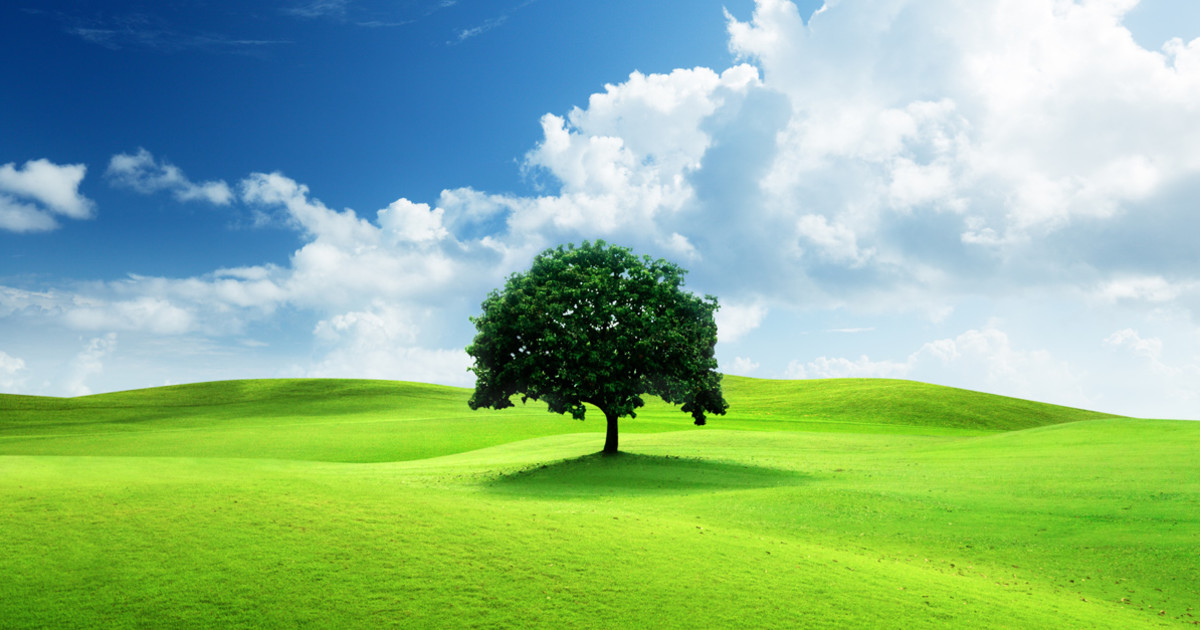
#> input picture nature.jpg, 1200 x 630 px, found by its file name
$ python 17.py
#> lines starting #> are read from the running program, lines starting #| are printed output that depends on the picture
import cv2
import numpy as np
import matplotlib.pyplot as plt

def equalize_histogram(image):

    return cv2.equalizeHist(image)

def plot_histogram(image, title):

    plt.hist(image.ravel(), 256, [0, 256])
    plt.title(title)
    plt.xlabel('Pixel Value')
    plt.ylabel('Frequency')

def main():
    # Load the image
    image_path = 'P:\\PCA2_10071023015\\nature.jpg'  # Change this to your image file path
    image = cv2.imread(image_path, cv2.IMREAD_GRAYSCALE)
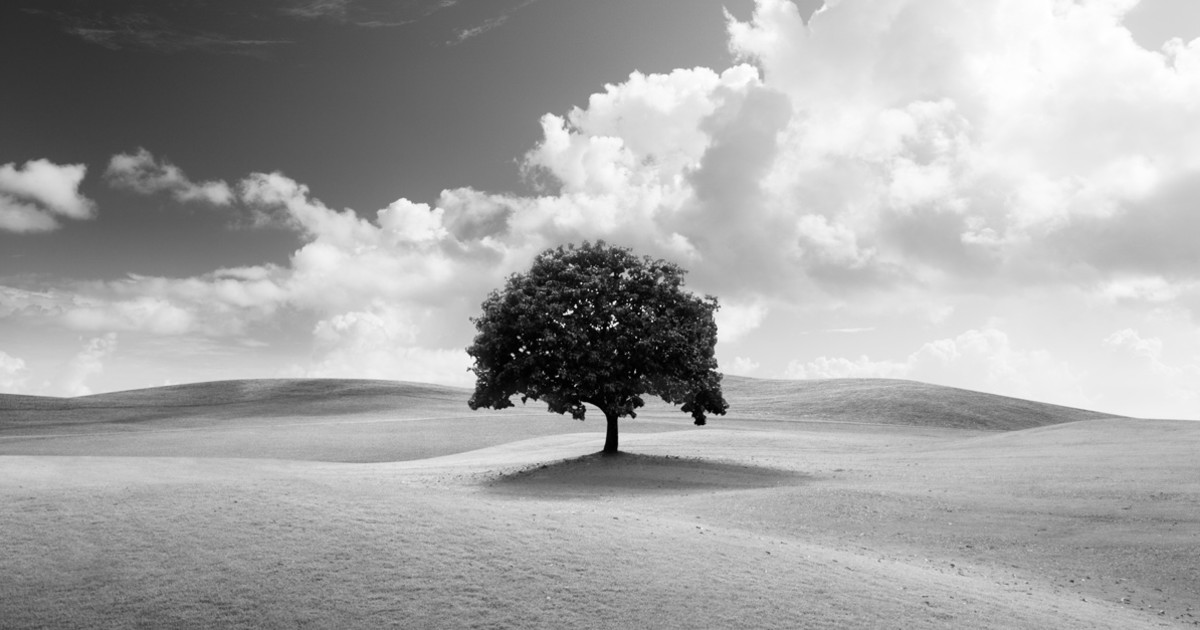
#> image: shape (630, 1200); min 0, max 255, mean 165.3

    if image is None:
        print(f"Error loading image from path: {image_path}")
        return

    # Perform histogram equalization
    equalized_image = equalize_histogram(image)
#> in equalize_histogram, `return cv2.equalizeHist(image)`:
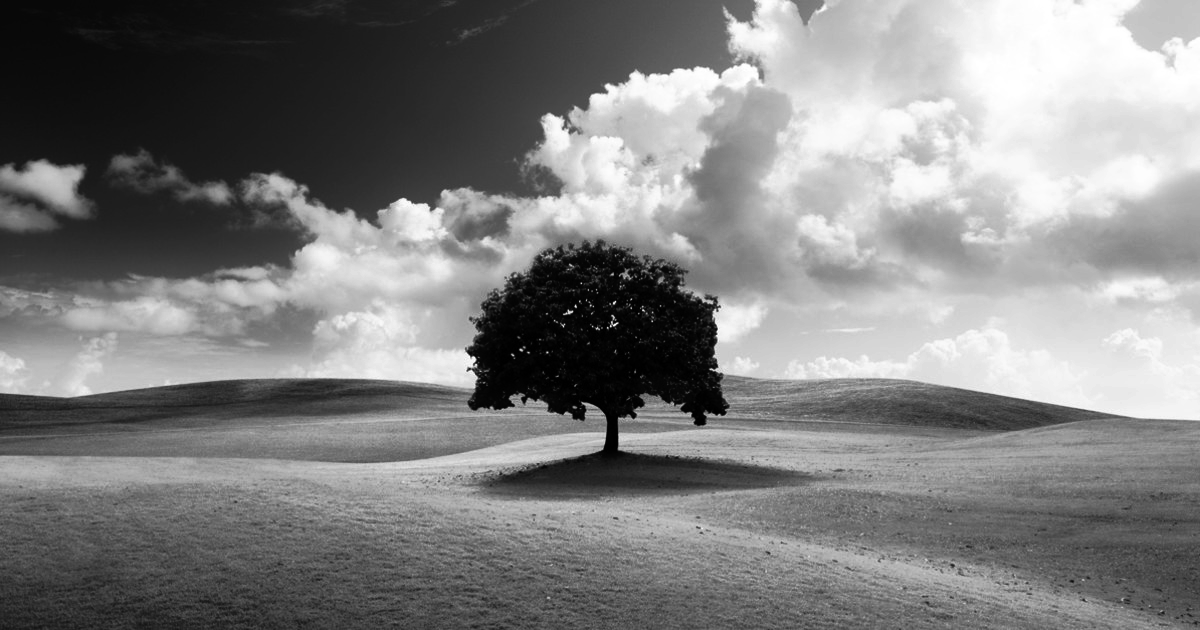
#> returned value: shape (630, 1200); min 0, max 255, mean 128.1

    # Display original and equalized images
    plt.figure(figsize=(12, 6))

    plt.subplot(2, 2, 1)
    plt.imshow(image, cmap='gray')
    plt.title('Original Image')
    plt.axis('off')

    plt.subplot(2, 2, 2)
    plt.imshow(equalized_image, cmap='gray')
    plt.title('Equalized Image')
    plt.axis('off')

    # Plot histograms
    plt.subplot(2, 2, 3)
    plot_histogram(image, 'Original Histogram')

    plt.subplot(2, 2, 4)
    plot_histogram(equalized_image, 'Equalized Histogram')

    plt.tight_layout()
    plt.show()
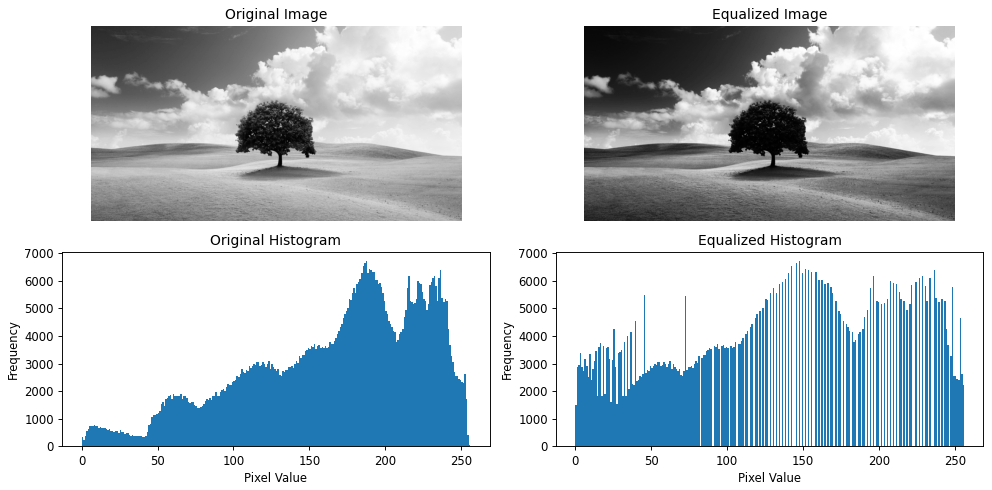
#> figure drawn by matplotlib, 4 panels; panel 3: tallest bar 6705 high, from x = 187 to 188; panel 4: tallest bar 6705 high, from x = 147 to 148

if __name__ == "__main__":
    main()

$ run again, with image.jpg copied over nature.jpg
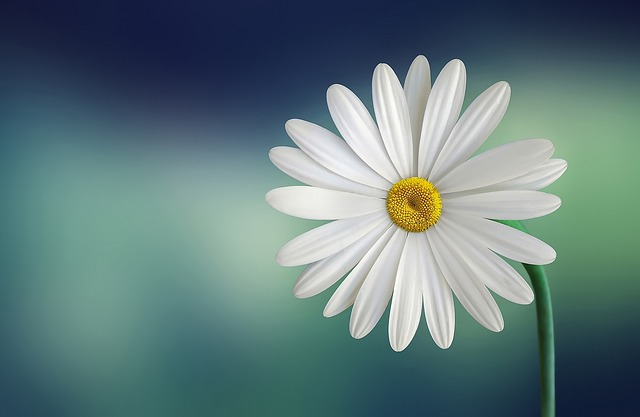
#> input picture image.jpg, 640 x 417 px, found by its file name
#> in equalize_histogram, `return cv2.equalizeHist(image)`:
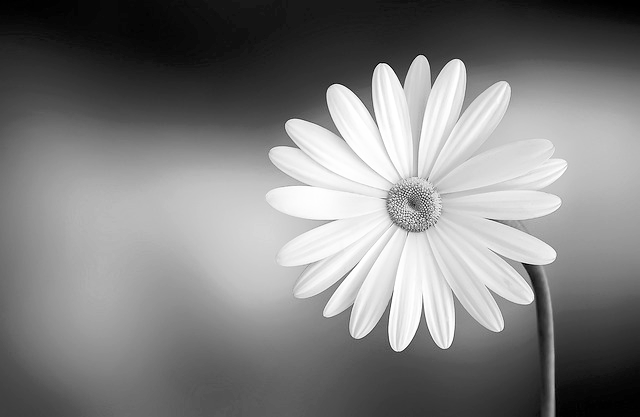
#> returned value: shape (417, 640); min 0, max 255, mean 128.2
#> in main, `plt.show()`:
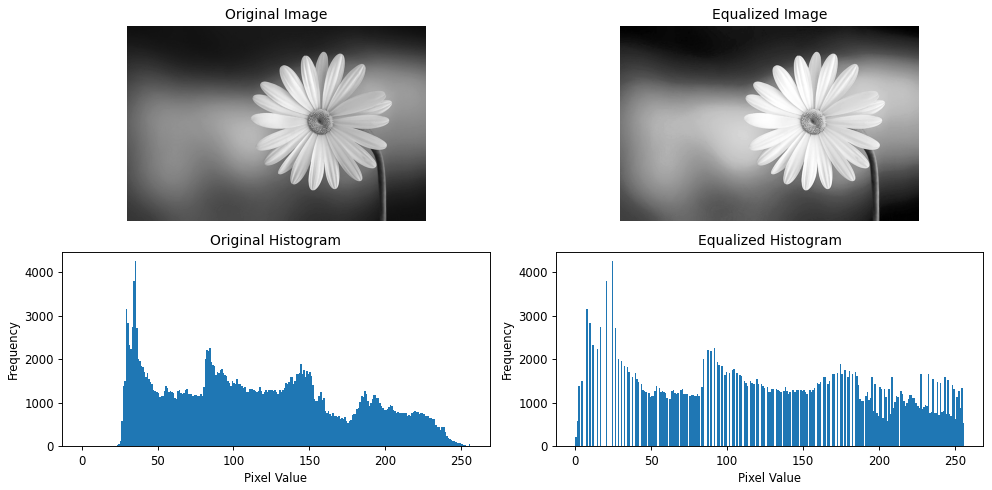
#> figure drawn by matplotlib, 4 panels; panel 3: tallest bar 4249 high, from x = 35 to 36; panel 4: tallest bar 4249 high, from x = 24 to 25
